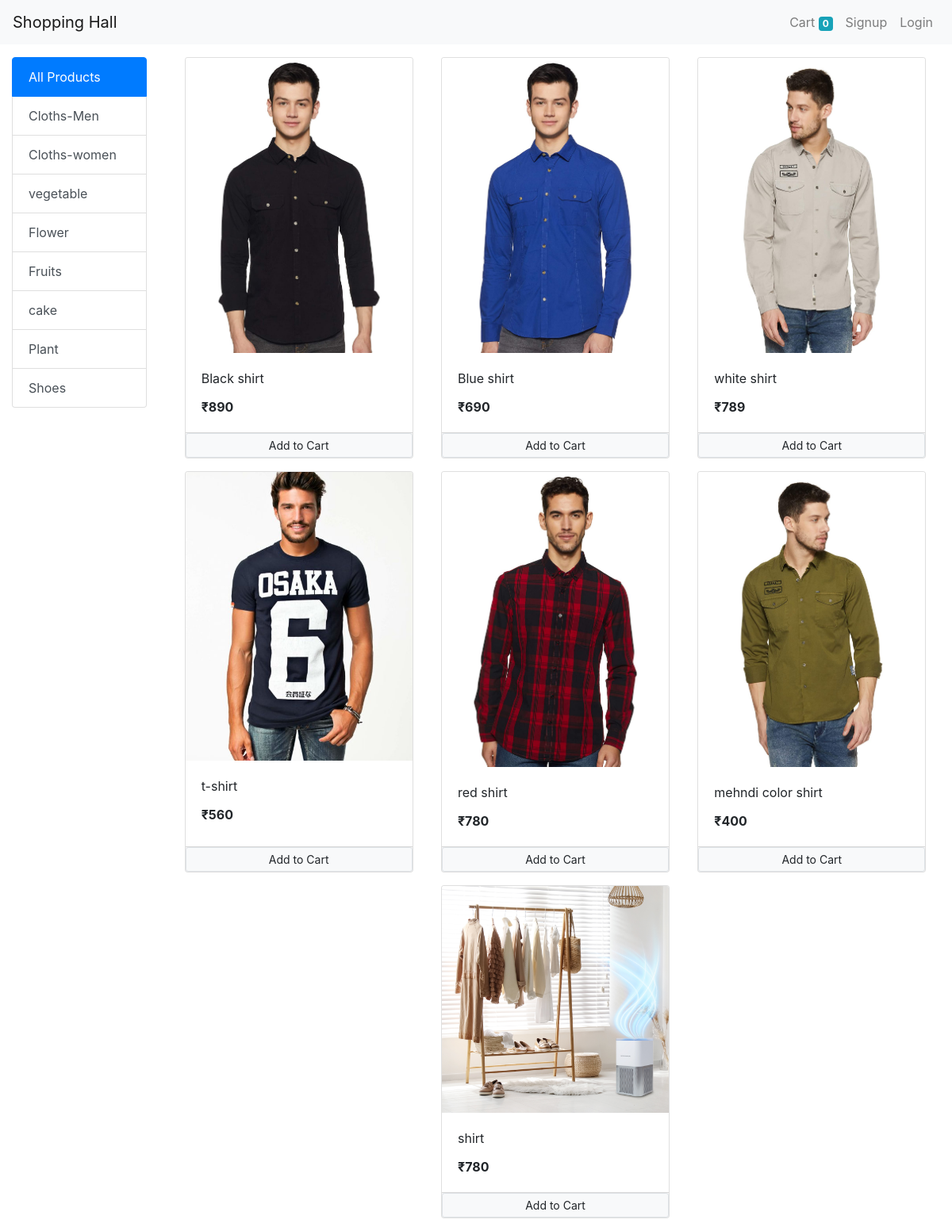
/?category=1, run on the app's committed database.
### store/models/category.py (models this page shows, shortened)
class Category(models.Model):
    name = models.CharField(max_length=20)
    @staticmethod
    def get_all_categories():
         return Category.objects.all()

### store/models/product.py (models this page shows, shortened)
class Product(models.Model):
    name = models.CharField(max_length=50)
    price = models.IntegerField(default=0)
    category = models.ForeignKey(Category, on_delete=models.CASCADE, default=1)
    description = models.CharField(max_length=200, default='' , null=True , blank=True)
    image = models.ImageField(upload_to='uploads/products')
    date_added = models.DateTimeField(default=timezone.now)
    @staticmethod
    def get_all_products_by_categoryid(category_id):
        if category_id:
           return Product.objects.filter(category= category_id)
        else:
            return Product.get_all_products()

### store/views/home.py (the view, shortened to what this page needs)
# urls.py: path('', Index.as_view(), name='homepage'),
class Index(View):
    def get(self, request):
        cart = request.session.get('cart')
        if not cart:
            request.session['cart'] = {}
        category_id = request.GET.get('category')
        if category_id:
            products = Product.get_all_products_by_categoryid(category_id)
        else:
            products = Product.get_all_products()
        categories = Category.get_all_categories()
        data = {
            'products': products,
            'categories': categories,
        }
        return render(request, "index.html", data)

### store/templatetags/custom_filter.py (called while the page is built)
@register.filter(name='currency')
def currency(number):
   return "₹"+str(number)

### store/templates/index.html (shortened to what this page needs)
{% extends 'base.html' %}
{% block content %}
{% load cart %}
{% load custom_filter %}
<div class="container-fluid mt-3">
    <div class="row">
        <div class="col-lg-2 mx-auto">
            <div class="list-group">
                <a href="/" class="list-group-item list-group-item-action active">All Products</a>
                {% for category in categories %}
                <a href="/?category={{category.id}}" class="list-group-item list-group-item-action">{{category.name}}</a>
                {% endfor %}
            </div>
        </div>
        <div id="products" class="col-lg-10 mx-auto">
            <div class="row mx-auto">
                {% for product in products %}
                <div class="card mx-auto mb-3" id="{{product.id}}" style="width: 18rem;">
                    <img class="card-img-top" src="{{product.image.url}}" alt="Card image cap">
                    <div class="card-body">
                        <p class="card-title">{{product.name}}</p>
                        <p class="card-text"><b>{{product.price|currency}}</b></p>
                    </div>
                    <div class="card-footer p-0 no-gutters">
                        <form action="/#{{product.id}}" method="POST" class="btn-block">
                            <input type="submit" class="float-right btn-block btn btn-light border btn-sm" value="Add to Cart">
                        </form>
                    </div>
                </div>
                {% endfor %}
            </div>
        </div>
    </div>
</div>
{% endblock %}

### data on the page
Category: name "Cloths-Men"
Category: name "Cloths-women"
Category: name "vegetable"
Category: name "Flower"
Category: name "Fruits"
Category: name "cake"
Category: name "Plant"
Category: name "Shoes"
Product: image (picture), name "Black shirt", price "₹890"
Product: image (picture), name "Blue shirt", price "₹690"
Product: {{ product.id }} 18 (drawn), image (picture), name "white shirt", price "₹789"
Product: image (picture), name "t-shirt", price "₹560"
Product: image (picture), name "red shirt", price "₹780"
Product: image (picture), name "mehndi color shirt", price "₹400"
Product: image (picture), name "shirt", price "₹780"

### other printed values
{{ request.session.cart.keys|length }} "0"
